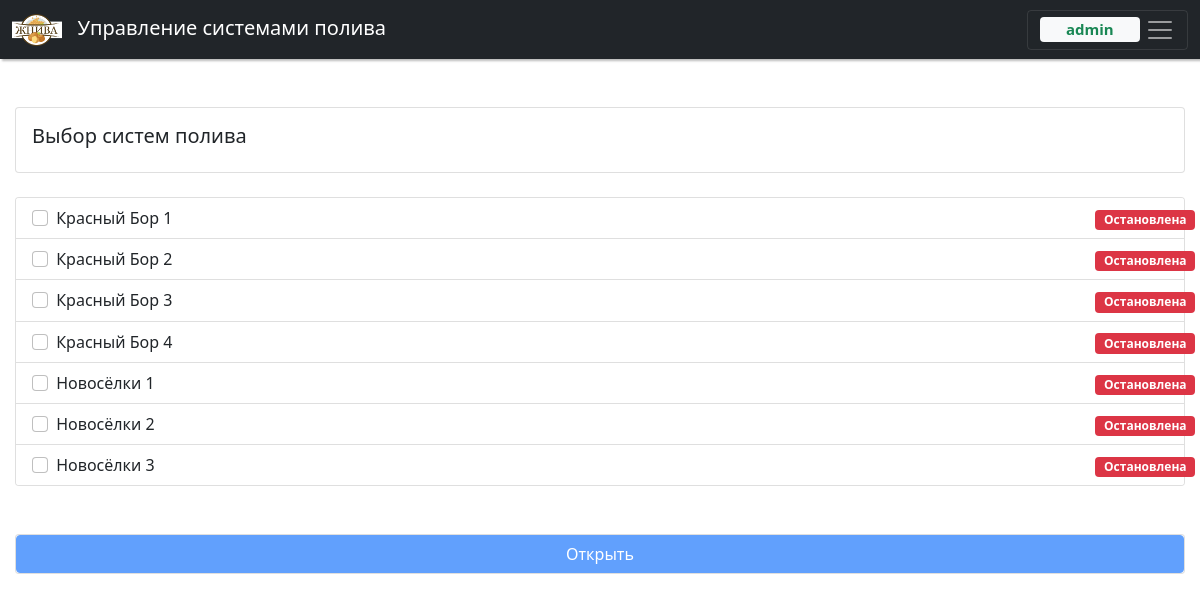
Before: / (signed in) with the older database file.
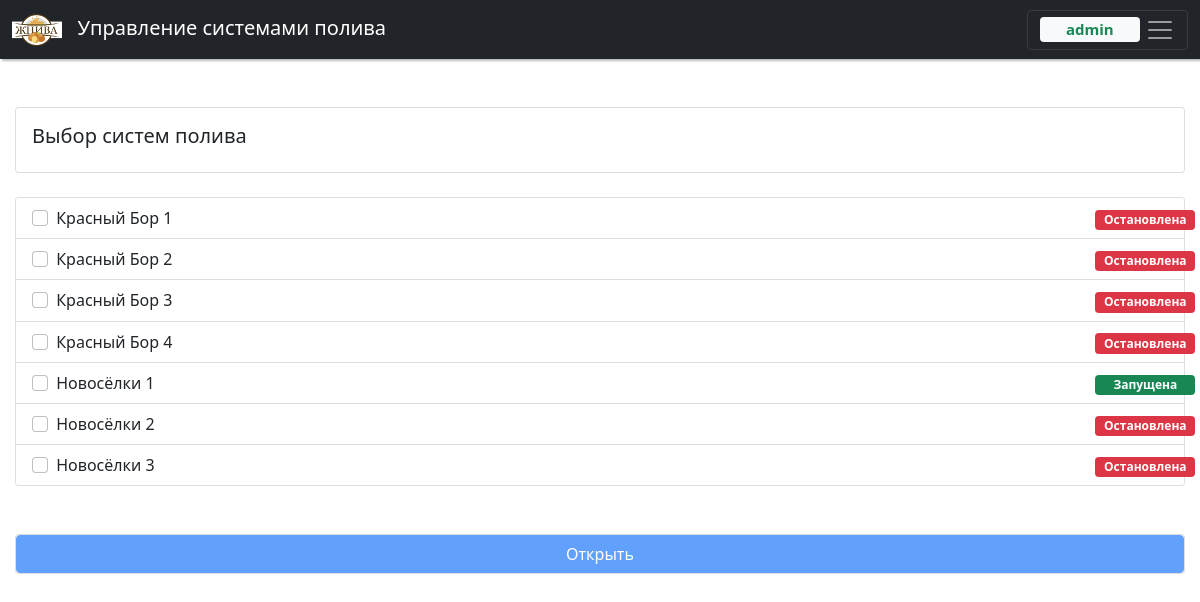
After: the same page with the newer database file.
### valley/models.py (models this page shows, shortened)
class Valley(models.Model):
    class Meta:
        verbose_name = 'Система полива'
        verbose_name_plural = 'Системы полива'
        ordering = ['pk']
    valley_name = models.CharField(max_length=30, verbose_name='Название')
    valley_addr = models.CharField(max_length=15, verbose_name='Адрес')
    valley_pump = models.ForeignKey(Pump, on_delete=models.CASCADE, related_name='valley', verbose_name='Насос')
    valley_rele = models.SmallIntegerField(default=1, verbose_name='Реле')
    valley_duet = models.SmallIntegerField(default=0, verbose_name='Связка')
    valley_videosrv = models.ForeignKey(VideoSrv, on_delete=models.PROTECT, related_name='valley_cam',
                                        verbose_name='Видео сервер', null=True)
    valley_camera = models.CharField(max_length=100, verbose_name='Камера', null=True)

class Status(models.Model):
    class Meta:
        verbose_name = 'Состояние системы'
        verbose_name_plural = 'Состояния систем'
        ordering = ['pk']
    status_valley = models.OneToOneField(Valley, on_delete=models.CASCADE, primary_key=True,
                                         related_name='status', verbose_name='Система')
    status_run = models.BooleanField(default=False, verbose_name='Запущена')
    status_ctrl = models.BooleanField(default=False, verbose_name='Управление')
    status_fail = models.BooleanField(default=False, verbose_name='Авария')
    DIRECTIONS = [('N', '-'), ('F', 'Вперёд'), ('R', 'Назад')]
    status_dir = models.CharField(max_length=1, choices=DIRECTIONS, default='N', verbose_name='Направление')
    status_wat = models.BooleanField(default=False, verbose_name='Вода')
    status_sis = models.BooleanField(default=False, verbose_name='АвтоСтоп')
    status_valve1 = models.BooleanField(default=False, verbose_name='Задвижка 1')
    status_valve2 = models.BooleanField(default=False, verbose_name='Задвижка 2')
    status_perc = models.FloatField(default=False, verbose_name='Скорость')
    status_depth = models.FloatField(default=False, verbose_name='Глубина')
    status_start = models.DateTimeField(verbose_name='Время запуска')

### valley/views.py (the view)
# urls.py: path('', valley.views.index),
@login_required
def index(request):
    header = 'Выбор систем полива'
    title = ' - Выбор'
    valleyLst = Valley.objects.all().values()
    statusLst = Status.objects.all()
    return render(request, 'index.html', {'header': header, 'title': title, 'valley': valleyLst, 'status': statusLst})

### templates/index.html
{% extends "base.html" %}
{% block content %}
    <div class="card">
        <div class="card-body"><h5>{{ header }}</h5></div>
    </div>
    <br>
    <div class="card shad_box">
        <div class="list-group list-group-flush">
            {% for stat in status %}
                {% for vall in valley %}
                    {% if vall.id == stat.status_valley_id %}
                        <label class="list-group-item list-group-item-action">
                            <div class="row">
                                <div class="col-11">
                                    <input class="form-check-input me-1" type="checkbox" value="{{ vall.valley_duet }}"
                                        id="v_chk{{vall.id}}" name="v_chk{{forloop.counter}}"
                                        {% if stat.status_ctrl == False %}disabled{% endif %}> {{ vall.valley_name }}</input>
                                </div>
                                <div class="col-1">
                                    {% if stat.status_run == False %}
                                        {% if stat.status_ctrl == False %}
                                            <span class="badge bg-danger" style="width: 100px;">Не доступна</span>
                                        {% else %}
                                            <span class="badge bg-danger" style="width: 100px;">Остановлена</span>
                                        {% endif %}
                                    {% else %}
                                        <span class="badge bg-success" style="width: 100px;">Запущена</span>
                                    {% endif %}
                                </div>
                            </div>
                        </label>
                    {% endif %}
                {% endfor %}
            {% endfor %}
        </div>
    </div>
    <br><br>
    <div class="card"><button type="button" class="btn btn-primary" id="btn_sel" disabled>Открыть</button></div>
{% endblock content %}

### templates/base.html (shortened to what this page needs)
{% load static %}
<!DOCTYPE html>
<html>
<head>
    <link href="https://cdn.jsdelivr.net/npm/bootstrap@5.1.3/dist/css/bootstrap.min.css"
          rel="stylesheet"
>
    <link rel="stylesheet" href="https://cdn.jsdelivr.net/npm/bootstrap-icons@1.5.0/font/bootstrap-icons.css">
    <link rel="stylesheet" href="{% static 'css/style.css'%}" type="text/css">
</head>
<body>
    <nav class="navbar navbar-dark bg-dark" style="box-shadow: 0.1em 0.1em 2px rgba(122,122,122,0.5);">
        <div class="container-fluid">
            <a class="navbar-brand" href="/">
                <img src="/static/img/logo.png" alt="" width="50" height="32" class="d-inline-block align-text-top">
                &nbsp;&nbsp;Управление системами полива
            </a>
            <button class="navbar-toggler" type="button" data-bs-toggle="offcanvas" data-bs-target="#offcanvasNavbar"
                    aria-controls="offcanvasNavbar">
                <span class="badge bg-light text-success align-middle" style="width: 100px;">{{ user.username }}</span>
                <span class="navbar-toggler-icon align-middle"></span>
            </button>
        </div>
    </nav>
    <br>
    <div class="container-my position-relative">
        <br>
        <div>{% block content%}{% endblock content %}</div>
    </div>
</body>
</html>

### static/css/style.css (style rules this page uses)
.container-my { max-width: 1600px; position: relative; margin-left: auto; margin-right: auto; padding-right: 15px; padding-left: 15px; }

Changed rows visible on the page:
changed Status (number 5 of 7 on the later page): status_run False → True (drawn)
computed for Valley "Новосёлки 1": text "Остановлена" → "Запущена"
